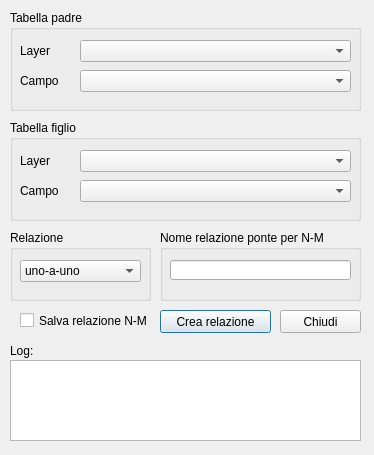
<?xml version="1.0" encoding="UTF-8"?>
<ui version="4.0">
 <class>CreateRelationDialogBase</class>
 <widget class="QDialog" name="CreateRelationDialogBase">
  <property name="geometry">
   <rect>
    <x>0</x>
    <y>0</y>
    <width>374</width>
    <height>455</height>
   </rect>
  </property>
  <property name="windowTitle">
   <string>Create Relation</string>
  </property>
  <widget class="QPushButton" name="createRelationButton">
   <property name="geometry">
    <rect>
     <x>160</x>
     <y>310</y>
     <width>111</width>
     <height>23</height>
    </rect>
   </property>
   <property name="text">
    <string>Crea relazione</string>
   </property>
  </widget>
  <widget class="QTextEdit" name="processLogTextEdit">
   <property name="geometry">
    <rect>
     <x>10</x>
     <y>360</y>
     <width>351</width>
     <height>81</height>
    </rect>
   </property>
   <property name="readOnly">
    <bool>true</bool>
   </property>
  </widget>
  <widget class="QLabel" name="lbl_field_4">
   <property name="geometry">
    <rect>
     <x>10</x>
     <y>340</y>
     <width>91</width>
     <height>21</height>
    </rect>
   </property>
   <property name="text">
    <string>Log:</string>
   </property>
  </widget>
  <widget class="QPushButton" name="closeButton">
   <property name="geometry">
    <rect>
     <x>280</x>
     <y>310</y>
     <width>81</width>
     <height>23</height>
    </rect>
   </property>
   <property name="text">
    <string>Chiudi</string>
   </property>
  </widget>
  <widget class="QCheckBox" name="saveToDiskCheckBox">
   <property name="geometry">
    <rect>
     <x>20</x>
     <y>310</y>
     <width>131</width>
     <height>21</height>
    </rect>
   </property>
   <property name="text">
    <string>Salva relazione N-M</string>
   </property>
  </widget>
  <widget class="QGroupBox" name="groupBox_padre">
   <property name="geometry">
    <rect>
     <x>10</x>
     <y>10</y>
     <width>351</width>
     <height>101</height>
    </rect>
   </property>
   <property name="title">
    <string>Tabella padre</string>
   </property>
   <widget class="QComboBox" name="field1Combo">
    <property name="geometry">
     <rect>
      <x>70</x>
      <y>60</y>
      <width>271</width>
      <height>22</height>
     </rect>
    </property>
   </widget>
   <widget class="QComboBox" name="layer1Combo">
    <property name="geometry">
     <rect>
      <x>70</x>
      <y>30</y>
      <width>271</width>
      <height>22</height>
     </rect>
    </property>
   </widget>
   <widget class="QLabel" name="lbl_field_1">
    <property name="geometry">
     <rect>
      <x>10</x>
      <y>60</y>
      <width>51</width>
      <height>21</height>
     </rect>
    </property>
    <property name="text">
     <string>Campo</string>
    </property>
   </widget>
   <widget class="QLabel" name="lbl_in">
    <property name="geometry">
     <rect>
      <x>10</x>
      <y>30</y>
      <width>51</width>
      <height>21</height>
     </rect>
    </property>
    <property name="text">
     <string>Layer</string>
    </property>
   </widget>
  </widget>
  <widget class="QGroupBox" name="groupBox_figlio">
   <property name="geometry">
    <rect>
     <x>10</x>
     <y>120</y>
     <width>351</width>
     <height>101</height>
    </rect>
   </property>
   <property name="title">
    <string>Tabella figlio</string>
   </property>
   <widget class="QComboBox" name="field2Combo">
    <property name="geometry">
     <rect>
      <x>70</x>
      <y>60</y>
      <width>271</width>
      <height>22</height>
     </rect>
    </property>
   </widget>
   <widget class="QLabel" name="lbl_field_2">
    <property name="geometry">
     <rect>
      <x>10</x>
      <y>60</y>
      <width>51</width>
      <height>21</height>
     </rect>
    </property>
    <property name="text">
     <string>Campo</string>
    </property>
   </widget>
   <widget class="QLabel" name="lbl_out">
    <property name="geometry">
     <rect>
      <x>10</x>
      <y>30</y>
      <width>51</width>
      <height>21</height>
     </rect>
    </property>
    <property name="text">
     <string>Layer</string>
    </property>
   </widget>
   <widget class="QComboBox" name="layer2Combo">
    <property name="geometry">
     <rect>
      <x>70</x>
      <y>30</y>
      <width>271</width>
      <height>22</height>
     </rect>
    </property>
   </widget>
  </widget>
  <widget class="QGroupBox" name="groupBox_rel">
   <property name="geometry">
    <rect>
     <x>10</x>
     <y>230</y>
     <width>141</width>
     <height>71</height>
    </rect>
   </property>
   <property name="title">
    <string>Relazione</string>
   </property>
   <widget class="QComboBox" name="relationTypeCombo">
    <property name="geometry">
     <rect>
      <x>10</x>
      <y>30</y>
      <width>121</width>
      <height>22</height>
     </rect>
    </property>
    <item>
     <property name="text">
      <string>uno-a-uno</string>
     </property>
    </item>
    <item>
     <property name="text">
      <string>uno-a-molti</string>
     </property>
    </item>
    <item>
     <property name="text">
      <string>molti-a-molti</string>
     </property>
    </item>
   </widget>
  </widget>
  <widget class="QGroupBox" name="groupBox_NM">
   <property name="geometry">
    <rect>
     <x>160</x>
     <y>230</y>
     <width>201</width>
     <height>71</height>
    </rect>
   </property>
   <property name="title">
    <string>Nome relazione ponte per N-M</string>
   </property>
   <widget class="QLineEdit" name="ponteTableNameLineEdit">
    <property name="geometry">
     <rect>
      <x>10</x>
      <y>30</y>
      <width>181</width>
      <height>20</height>
     </rect>
    </property>
   </widget>
  </widget>
 </widget>
 <resources/>
 <connections/>
</ui>
